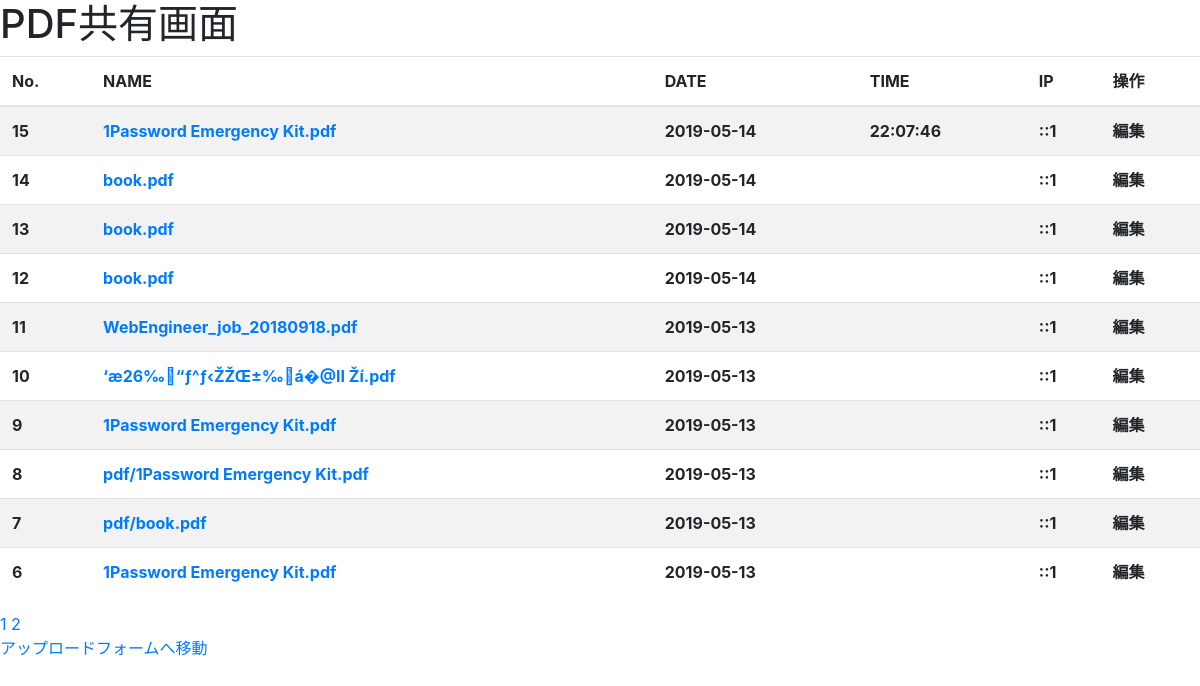
The app's page /, older data.
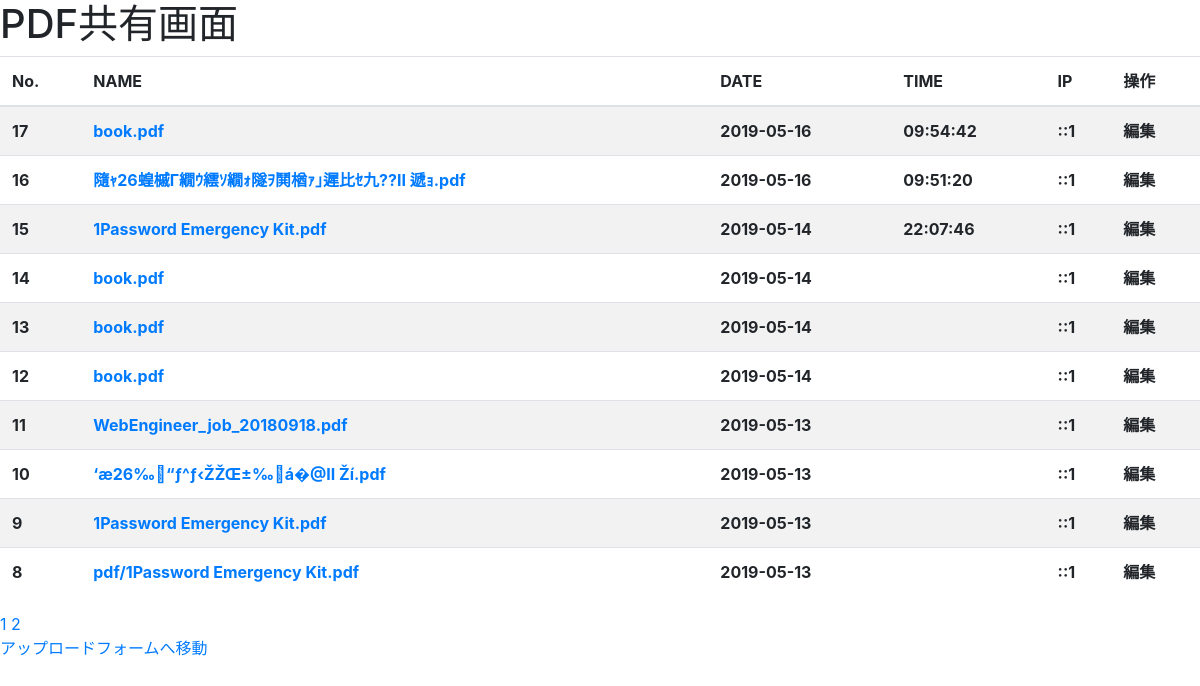
The same page, newer data.
### tables this page shows
CREATE TABLE "upload" (
	`id`	INTEGER NOT NULL PRIMARY KEY AUTOINCREMENT,
	`name`	TEXT NOT NULL,
	`date`	TEXT NOT NULL,
	`ip`	TEXT NOT NULL,
	`path`	TEXT,
	`time`	INTEGER
);

### index.php (the view, shortened to what this page needs)
<?php
try {
  $db = getDb();
  $pagenationBaseNumber = 10;
  if (isset($_GET['page'])) {
    $page = $_GET['page'];
  } else {
    $page = 1;
  }
  if ($page > 1) {
    $start = ($page * $pagenationBaseNumber) - $pagenationBaseNumber;
  } else {
    $start = 0;
  }
  $sql = "SELECT id,name,date(date,'localtime') as date,ip,time(time,'localtime') as time,path FROM upload ORDER BY id DESC LIMIT :start,10";
  $stmt = $db->prepare($sql);
  $stmt->bindValue(':start', $start);
  $stmt->execute();
  $res = $stmt->fetchAll();
  $sql = "SELECT COUNT(*) id FROM upload";
  $pageNum = $db->query($sql);
  $pageNum = $pageNum->fetchColumn();
  $pagination = ceil($pageNum / 10);
} catch (PDOException $e) {
  echo $e->getMessage();
}
?>
<!doctype html>
<html lang="ja">
  <head>
    <link rel="stylesheet" href="https://stackpath.bootstrapcdn.com/bootstrap/4.3.1/css/bootstrap.min.css">
  </head>
  <body>
    <h1>PDF共有画面</h1>
    <table class="table table-striped table-hove table-responsiver">
      <thead>
        <tr>
          <th>No.</th>
          <th>NAME</th>
          <th>DATE</th>
          <th>TIME</th>
          <th>IP</th>
          <th>操作</th>
        </tr>
      </thead>
      <tbody>
        <?php foreach($res as $value) :?>
          <tr>
            <th><?= $value['id'] ?></th>
            <th><a href="<?= $value['path'] ?>"><?= $value['name'] ?></a></th>
            <th><?= $value['date'] ?></th>
            <th><?= $value['time'] ?></th>
            <th><?= $value['ip'] ?></th>
            <th>編集</th>
          </tr>
        <?php endforeach ?>
      </tbody>
    </table>
    <?php for ($x=1; $x <= $pagination ; $x++) : ?>
	    <a href="?page=<?= $x ?>"><?= $x; ?></a>
    <?php endfor ?>
    <div>
      <p><a href="upload.html">アップロードフォームへ移動</a></p>
    </div>
  </body>
</html>

Row changes from the older to the newer data that the page shows:
no longer on this page (row unchanged): upload: id "7", name "pdf/book.pdf", date "2019-05-13", ip "::1"
no longer on this page (row unchanged): upload: id "6", name "1Password Emergency Kit.pdf", date "2019-05-13", ip "::1"
added upload: id "17", name "book.pdf", date "2019-05-16", time "09:54:42", ip "::1"
added upload: id "16", name "隨ｬ26蝗槭Γ繝ｳ繧ｿ繝ｫ隧ｦ鬨楢ｧ｣遲比ｾ九??II 遞ｮ.pdf", date "2019-05-16", time "09:51:20", ip "::1"
